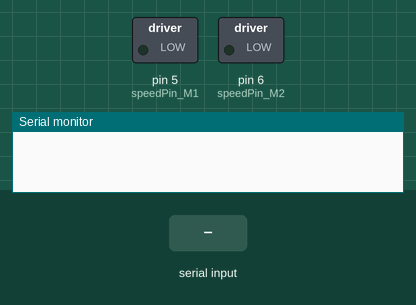
Bench run of a sketch on a simulated Arduino Uno, built with avr-gcc and run on an emulated ATmega328P. Parts: switched loads named in the sketch (green lamp = pin HIGH), the last lines printed to the serial monitor. The test bench sets the inputs (shaded band).

Above: at 1.2 s.
1.3 s: "90,45\n" received over Serial
At 1.9 s:
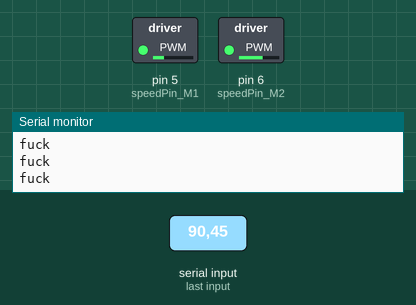
At 4.1 s:
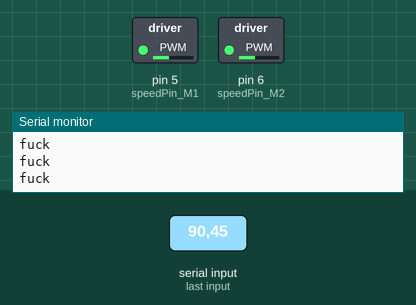
4.3 s: "30,150\n" received over Serial
At 6.1 s:
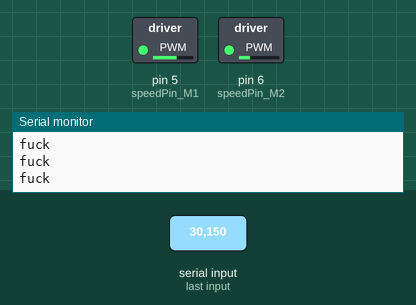
Timing chart, 0 to 12.8 s (numbered marks = the images above; inputs shaded):
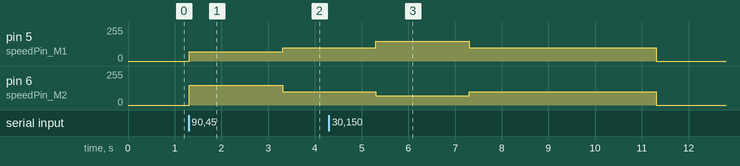

Measured:
- after the input at 1.3 s, pin 5 (speedPin_M1): 0/255 → 70/255 at once, → 100/255 2.0 s later; pin 6 (speedPin_M2): 0/255 → 150/255 at once, → 100/255 2.0 s later
- after the input at 4.3 s, pin 5 (speedPin_M1): 100/255 → 150/255 after 1.0 s, → 100/255 2.0 s later, → 0/255 4.0 s later; pin 6 (speedPin_M2): 100/255 → 70/255 after 1.0 s, → 100/255 2.0 s later, → 0/255 4.0 s later

The sketch:

shangdian.ino
```cpp
int speedPin_M1 = 5;     //M1 Speed Control
int speedPin_M2 = 6;     //M2 Speed Control
int directionPin_M1 = 4;     //M1 Direction Control
int directionPin_M2 = 7;     //M1 Direction Control

void setup(){
  Serial.begin(9600);

}

void loop(){
int a;
  //Serial.flush();
  while(Serial.available()==0)
  {


   }
   Serial.flush();
  while(Serial.available()!=0)
  {

    Serial.println("fuck");
    a=Serial.read() -'0';

    if (a==1)//前进
    {

 carAdvance(100,100);
    delay(2000);

      }
    if(a==2)//后退
    {
       carBack(100,100);
    delay(2000);

      }
    if(a==3)//左拐
    {
       carTurnLeft(70,150);
    delay(2000);

      }
      if(a==4)//右拐
      {
          carTurnRight(150,70);
    delay(2000);

        }
       if(a==5)//后退
      {
          carBack(100,100);
    delay(2000);

        }

    if(a==0)
    {carStop();
      }

  }

}

void carStop(){                 //  Motor Stop
  digitalWrite(speedPin_M2,0);
  digitalWrite(directionPin_M1,LOW);
  digitalWrite(speedPin_M1,0);
  digitalWrite(directionPin_M2,LOW);
}

void carTurnLeft(int leftSpeed,int rightSpeed){         //Turn Left
  analogWrite (speedPin_M2,leftSpeed);              //PWM Speed Control
  digitalWrite(directionPin_M1,LOW);
  analogWrite (speedPin_M1,rightSpeed);
  digitalWrite(directionPin_M2,LOW);
}

void carTurnRight(int leftSpeed,int rightSpeed){       //Turn Right
  analogWrite (speedPin_M2,leftSpeed);
  digitalWrite(directionPin_M1,LOW);
  analogWrite (speedPin_M1,rightSpeed);
  digitalWrite(directionPin_M2,LOW);
}

void carBack(int leftSpeed,int rightSpeed){             //Move backward
  analogWrite (speedPin_M2,leftSpeed);
  digitalWrite(directionPin_M1,HIGH);
  analogWrite (speedPin_M1,rightSpeed);
  digitalWrite(directionPin_M2,HIGH);
}
void carAdvance(int leftSpeed,int rightSpeed){           //Move forward
  analogWrite (speedPin_M2,leftSpeed);
  digitalWrite(directionPin_M1,LOW);
  analogWrite (speedPin_M1,rightSpeed);
  digitalWrite(directionPin_M2,LOW);
}
```
